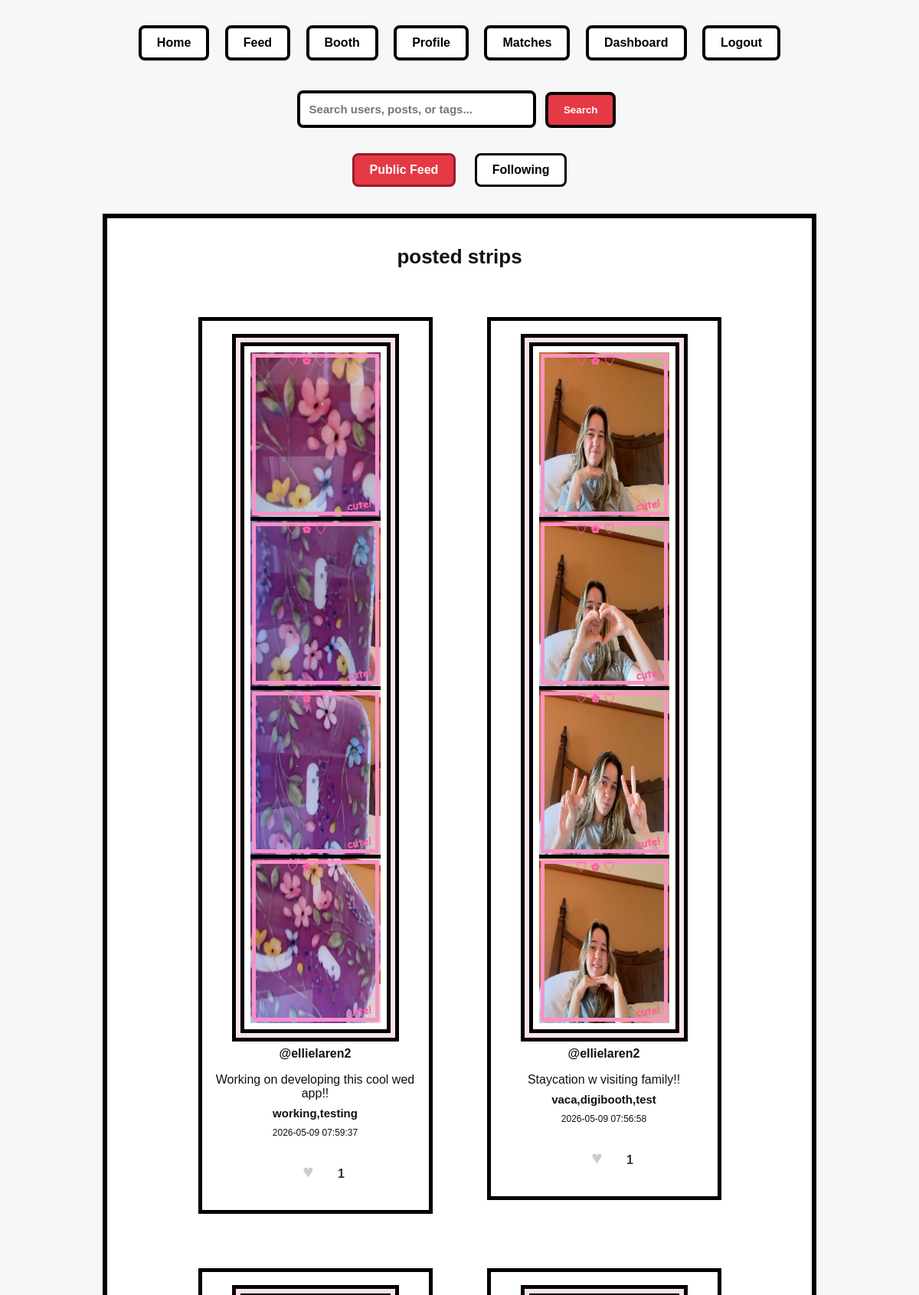
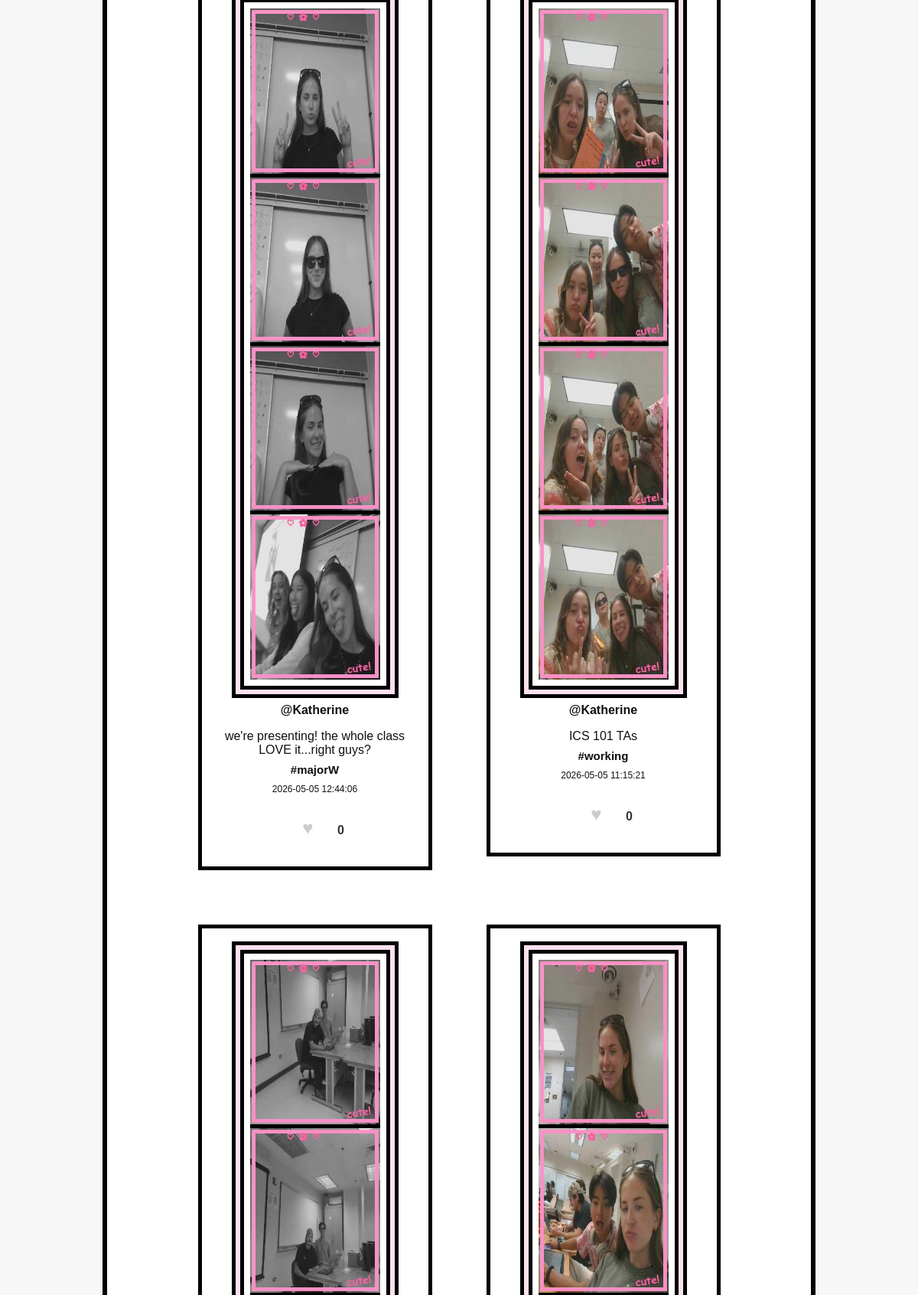
/feed (signed in, upper part), run on the app's committed database (2 pictures, top to bottom).
### tables this page shows
CREATE TABLE posts (
           id INTEGER PRIMARY KEY AUTOINCREMENT,
           username TEXT NOT NULL,
           image_filenames TEXT NOT NULL,  -- JSON string
           filter_choice TEXT,
           frame_choice TEXT,
           layout_choice TEXT,
           caption TEXT,
           tags TEXT,
           timestamp TEXT NOT NULL
       , privacy TEXT DEFAULT 'public');

### app.py (the view)
@app.route("/feed")
def feed():
   if "username" not in session:
       return redirect("/signin")
   current_user = session["username"]
   search_query = request.args.get("q", "").strip().lower()
   view = request.args.get("view", "public")  # "public" or "following"
   conn = get_db_connection()
   if view == "following":
       followed_users = conn.execute(
           "SELECT followed_username FROM follows WHERE follower_username = ?",
           (current_user,)
       ).fetchall()
       followed_usernames = [row["followed_username"] for row in followed_users]
       followed_usernames.append(current_user)  # Include own posts
       if followed_usernames:
           placeholders = ','.join('?' * len(followed_usernames))
           posts_rows = conn.execute(
               f"SELECT * FROM posts WHERE username IN ({placeholders}) ORDER BY timestamp DESC",
               followed_usernames
           ).fetchall()
       else:
           posts_rows = []
   else:
       posts_rows = conn.execute("SELECT * FROM posts WHERE privacy = 'public' ORDER BY timestamp DESC").fetchall()
   posts = []
   for row in posts_rows:
       post = dict(row)
       post["image_filenames"] = json.loads(post["image_filenames"])
       like_count = conn.execute(
           "SELECT COUNT(*) as count FROM likes WHERE post_id = ?",
           (post["id"],)
       ).fetchone()["count"]
       post["like_count"] = like_count
       user_liked = conn.execute(
           "SELECT 1 FROM likes WHERE post_id = ? AND username = ?",
           (post["id"], current_user)
       ).fetchone() is not None
       post["user_liked"] = user_liked
       posts.append(post)
   conn.close()
   if search_query:
       filtered_posts = []
       users = []
       for post in posts:
           username = post.get("username", "").lower()
           caption = post.get("caption", "").lower()
           tags = post.get("tags", "").lower()
           if (
               search_query in username
               or search_query in caption
               or search_query in tags
           ):
               filtered_posts.append(post)
       conn = get_db_connection()
       user_rows = conn.execute(
           "SELECT username, name, bio FROM users WHERE username LIKE ? OR name LIKE ? OR bio LIKE ?",
           (f"%{search_query}%", f"%{search_query}%", f"%{search_query}%")
       ).fetchall()
       conn.close()
       for row in user_rows:
           user = dict(row)
           conn = get_db_connection()
           follower_count = conn.execute(
               "SELECT COUNT(*) as count FROM follows WHERE followed_username = ?",
               (user["username"],)
           ).fetchone()["count"]
           following_count = conn.execute(
               "SELECT COUNT(*) as count FROM follows WHERE follower_username = ?",
               (user["username"],)
           ).fetchone()["count"]
           is_following = False
           if current_user != user["username"]:
               is_following = conn.execute(
                   "SELECT 1 FROM follows WHERE follower_username = ? AND followed_username = ?",
                   (current_user, user["username"])
               ).fetchone() is not None
           conn.close()
           user["follower_count"] = follower_count
           user["following_count"] = following_count
           user["is_following"] = is_following
           users.append(user)
       posts = filtered_posts
   else:
       users = []
   return render_template(
       "feed.html",
       username=session["username"],
       posts=posts,
       users=users,
       search_query=search_query,
       view=view
   )

### app.py (called while the page is built)
def get_db_connection():
   conn = sqlite3.connect(DATABASE)
   conn.row_factory = sqlite3.Row
   return conn

### templates/feed.html (shortened to what this page needs)
<!DOCTYPE html>
<html>
<head>
   <link rel="stylesheet" href="{{ url_for('static', filename='style.css') }}">
</head>
<body>
<nav>
   <a href="/">Home</a>
   {% if session.get("username") %}
       <a href="/feed">Feed</a>
       <a href="/booth">Booth</a>
       <a href="/profile">Profile</a>
       <a href="/matches">Matches</a>
       <a href="/dashboard">Dashboard</a>
       <a href="/logout">Logout</a>
   {% else %}
       <a href="/signup">Sign Up</a>
       <a href="/signin">Sign In</a>
   {% endif %}
</nav>
<form action="/feed" method="GET" class="search-box">
   <input
       type="text"
       name="q"
       placeholder="Search users, posts, or tags..."
       value="{{ search_query }}"
   >
   <button type="submit">Search</button>
</form>
<div class="feed-toggle">
   <a href="/feed?view=public{% if search_query %}&q={{ search_query }}{% endif %}" class="toggle-button {% if view == 'public' %}active{% endif %}">Public Feed</a>
   <a href="/feed?view=following{% if search_query %}&q={{ search_query }}{% endif %}" class="toggle-button {% if view == 'following' %}active{% endif %}">Following</a>
</div>
<div class="feed-wall">
   <div class="wall-label">
       {% if view == 'following' %}
           following strips
       {% else %}
           posted strips
       {% endif %}
   </div>
   {% if posts %}
       {% for post in posts %}
           <div class="post-card">
               <div class="posted-strip frame-{{ post['frame_choice'] }}">
                   {% for image in post.image_filenames %}
                       <div class="posted-photo">
                           <img
                               src="{{ url_for('static', filename='uploads/' + image) }}"
                               alt="Posted photostrip photo"
                           >
                       </div>
                   {% endfor %}
               </div>
               <p><strong><a href="/profile/{{ post.username }}" class="username-link">@{{ post.username }}</a></strong></p>
               {% if post.caption %}
                   <p class="caption">{{ post.caption }}</p>
               {% endif %}
               {% if post.tags %}
                   <p class="tag">{{ post.tags }}</p>
               {% endif %}
               <p class="timestamp">{{ post.timestamp }}</p>
               <div class="like-section">
                   <button class="like-button {% if post.user_liked %}liked{% endif %}"
                           data-post-id="{{ post.id }}"
                           onclick="toggleLike({{ post.id }})">
                       ♥
                   </button>
                   <span class="like-count">{{ post.like_count }}</span>
               </div>
           </div>
       {% endfor %}
   {% else %}
       <p class="empty-feed">No posts yet. Create your first photostrip!</p>
   {% endif %}
</div>
</body>
</html>

### static/style.css (style rules this page uses)
body { margin: 0; font-family: "Comic Sans MS", "Trebuchet MS", Arial, sans-serif; background: #f7f7f7; color: #111; text-align: center; }
nav { margin: 25px; }
nav a { display: inline-block; margin: 8px; padding: 10px 20px; border: 4px solid black; background: white; color: black; font-weight: bold; text-decoration: none; border-radius: 8px; }
input { width: 95%; padding: 12px; margin-top: 6px; border: 4px solid black; font-size: 15px; }
button { margin: 8px; padding: 10px 14px; border: 3px solid black; background: white; color: black; font-weight: bold; cursor: pointer; }
.feed-wall { width: 750px; margin: 40px auto; padding: 30px; border: 6px solid black; background: white; position: relative; }
.post-card { display: inline-block; width: 210px; margin: 18px; padding: 15px; border: 5px solid black; background: white; }
.frame-pink { border-color: #ff8fc7; background: #fff2f8; box-shadow: 0 0 0 6px #ffe1f0, 0 0 0 11px black; }
.caption { font-size: 15px; }
.tag { font-size: 14px; font-weight: bold; }
.search-box { margin: 25px auto; text-align: center; }
.search-box input { width: 280px; padding: 12px; border: 4px solid black; border-radius: 8px; font-weight: bold; }
.search-box button { padding: 12px 20px; border: 4px solid black; background: #e63946;; color: white; font-weight: bold; border-radius: 8px; cursor: pointer; }

### templates/feed.html (style rules this page uses)
.feed-wall { width: 850px; min-height: 450px; margin: 35px auto; padding: 35px; border: 6px solid black; background: white; display: flex; flex-wrap: wrap; justify-content: center; align-items: flex-start; gap: 35px; }
.wall-label { width: 100%; font-size: 26px; font-weight: bold; margin-bottom: 10px; text-align: center; }
.post-card { width: 260px; padding: 18px; border: 5px solid black; background: white; text-align: center; }
.posted-strip { width: 170px; margin: 10px auto 18px; border: 5px solid black; background: white; padding: 8px; }
.posted-photo { border-bottom: 5px solid black; background: white; }
.posted-photo:last-child { border-bottom: none; }
.posted-photo img { width: 100%; height: auto; display: block; object-fit: contain; }
.caption { font-size: 16px; margin: 8px 0; }
.tag { font-weight: bold; font-size: 15px; margin: 8px 0; }
.timestamp { font-size: 12px; margin-top: 10px; }
button { margin: 8px; padding: 10px 14px; border: 3px solid black; background: white; font-weight: bold; cursor: pointer; }
.like-section { margin-top: 10px; text-align: center; }
.like-button { background: none; border: none; font-size: 24px; cursor: pointer; color: #ccc; transition: color 0.2s; }
.like-count { margin-left: 5px; font-size: 16px; font-weight: bold; color: #333; }
.feed-toggle { text-align: center; margin: 20px 0; }
.toggle-button { display: inline-block; margin: 0 10px; padding: 10px 20px; border: 3px solid black; background: white; color: black; text-decoration: none; font-weight: bold; border-radius: 8px; }
.toggle-button.active { background: #e63946; color: white; border-color: #9a1c28; }
.username-link { color: inherit; text-decoration: none; }

### data on the page
posts: username "ellielaren2", caption "Working on developing this cool wed app!!", tags "working,testing", timestamp "2026-05-09 07:59:37", like_count "1"
posts: username "ellielaren2", caption "Staycation w visiting family!!", tags "vaca,digibooth,test", timestamp "2026-05-09 07:56:58", like_count "1"
posts: username "Katherine", caption "we're presenting! the whole class LOVE it...right guys?", tags "#majorW", timestamp "2026-05-05 12:44:06", like_count "0"
posts: username "Katherine", caption "ICS 101 TAs", tags "#working", timestamp "2026-05-05 11:15:21", like_count "0"
